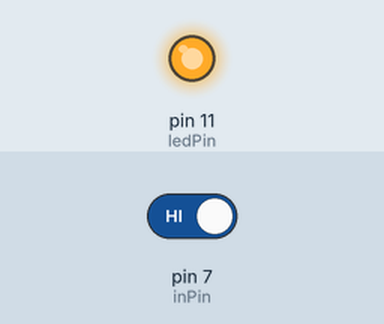
Recording of a sketch running on a simulated Arduino Uno, built with avr-gcc and run on an emulated ATmega328P. Parts: output pins drawn as LEDs (lit = HIGH). Inputs (shaded band) come from the test bench; at power-on: pin 7 (inPin) HIGH.

Above: at 1.2 s.
1.3 s: pin 7 (inPin) driven LOW
At 2.5 s:
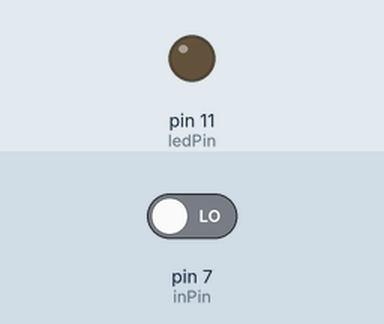
2.8 s: pin 7 (inPin) driven HIGH
At 3.7 s:
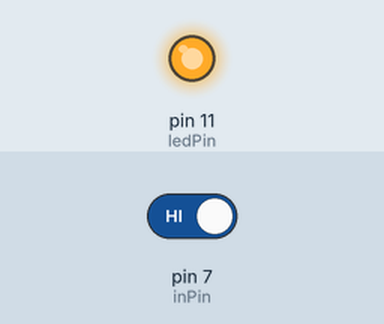
Timing chart, 0 to 5.8 s (numbered marks = the images above; inputs shaded):
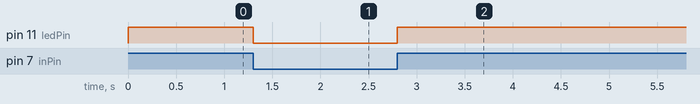

Measured:
- after the input at 1.3 s, pin 11 (ledPin): HIGH → LOW at once
- after the input at 2.8 s, pin 11 (ledPin): LOW → HIGH at once

The sketch:

006.ButtonControledLed.ino
```cpp
int ledPin = 11;
int inPin = 7;
int val;

void setup()
{
  pinMode(ledPin, OUTPUT);
  pinMode(inPin, INPUT);
}

void loop()
{
  val = digitalRead(inPin);

  if(val == LOW)
  {
    digitalWrite(ledPin, LOW);
  }
  else
  {
    digitalWrite(ledPin, HIGH);
  }
}
```
